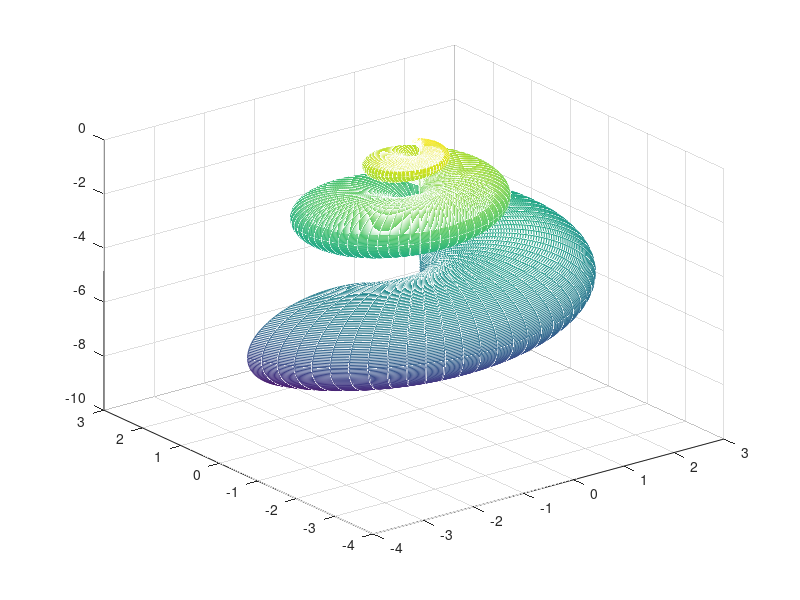

Write the MATLAB code that produced this figure.
u=linspace(0,6*pi,200);
v=linspace(0,2*pi,200);
[U,V]=meshgrid(u,v);

x=2*(1-exp(U/(6*pi))).*cos(U).*(cos(V/2)).^2;
y=2*(-1+exp(U/(6*pi))).*sin(U).*(cos(V/2)).^2;
z=1-exp(U/(3*pi))-sin(V)+exp(U/(6*pi)).*sin(V);

axis equal
mesh(x,y,z)
